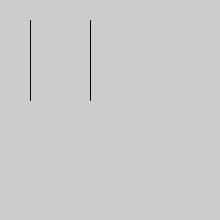
Frame 1 (no input)
Frame 60 (the mouse pressed at the canvas centre just before this capture): identical to frame 1, image omitted
Frame 120 (the mouse held since frame 60 and released just before this capture): identical to frame 1, image omitted

The Processing sketch that drew this single still picture (run headless with seeded random() and noise(); from frame 60 on, the mouse is pressed at the canvas centre):

// Processing sketch: Texto_Key_dos
// ── Texto_Key_dos.pde
void setup(){
  size(220,220);//Tamaño de ventana.
}

void draw(){
  background(204);//Color de fondo.
  
  if(keyPressed){//Si hay una tecla precionada...
    if((key == 'h')||(key == 'H')){//Si Key es igual a h o a H...
      line(30,60,90,60);//Linea horizontal.
    } 
     else if((key == 'n')||(key == 'N')){//Si key es igual a n o a N...
      line(30,20,90,100);//Linea diagonal.
    }
  }
  line(30,20,30,100);//Linea vertical 1.
  line(90,20,90,100);//Linea vertical 2.
}
